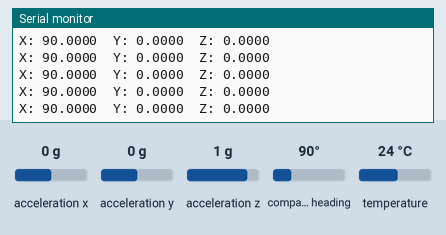
Simulated run of this sketch. Board: Arduino Uno, built with avr-gcc and run on an emulated ATmega328P. Shown: the last lines printed to the serial monitor. Inputs (shaded band) come from the test bench; at power-on: acceleration x 0 g, acceleration y 0 g, acceleration z 1 g, compass heading 90°, temperature 24 °C.

Above: at 2.2 s.
2.3 s: acceleration x set to -1.4 g
At 2.46 s:
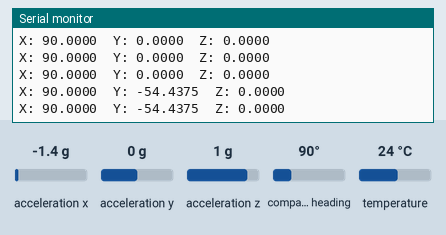
3.8 s: acceleration y set to -1.4 g
At 3.81 s:
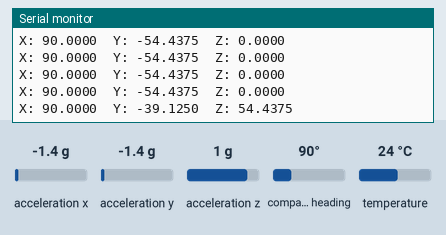
5.3 s: acceleration z set to -1.4 g
At 5.36 s:
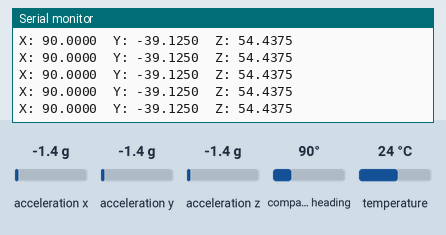
6.8 s: compass heading set to 7°
At 6.82 s:
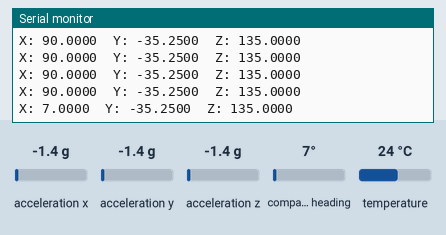
8.3 s: acceleration x set to 0.8 g
At 8.37 s:
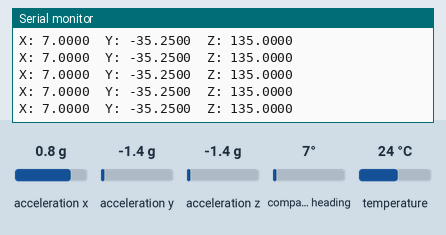
11.3 s: acceleration y set to 0 g
At 11.39 s:
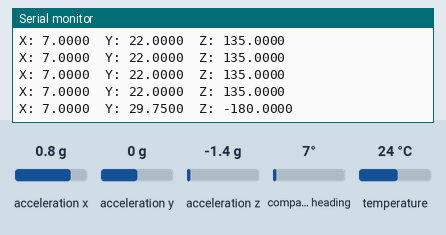
Timing chart, 0 to 14.3 s (numbered marks = the images above; inputs shaded):
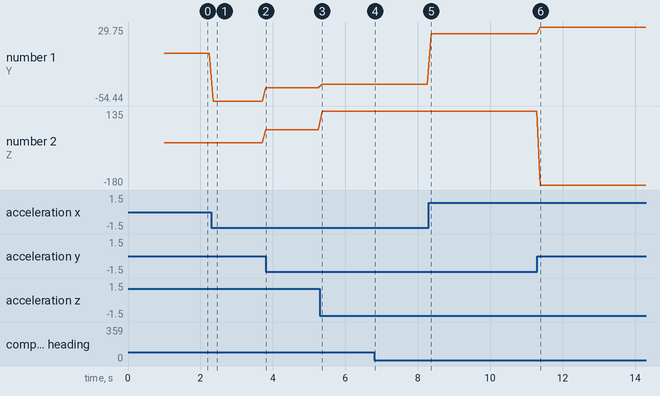

The sketch:

imu.ino
```cpp
#include <Wire.h>
#include <Adafruit_Sensor.h>
#include <Adafruit_BNO055.h>
#include <utility/imumaths.h>

Adafruit_BNO055 bno = Adafruit_BNO055(55);

void setup(void)
{
  Serial.begin(9600);
  Serial.println("Orientation Sensor Test"); Serial.println("");

  /* Initialise the sensor */
  if(!bno.begin())
  {
    /* There was a problem detecting the BNO055 ... check your connections */
    Serial.print("Ooops, no BNO055 detected ... Check your wiring or I2C ADDR!");
    while(1);
  }

  delay(1000);

  bno.setExtCrystalUse(true);
}

void loop(void)
{
  /* Get a new sensor event */
  sensors_event_t event;
  bno.getEvent(&event);

  /* Display the floating point data */
  Serial.print("X: ");
  Serial.print(event.orientation.x, 4);
  Serial.print("\tY: ");
  Serial.print(event.orientation.y, 4);
  Serial.print("\tZ: ");
  Serial.print(event.orientation.z, 4);
  Serial.println("");

  /* Display the current temperature */
int8_t temp = bno.getTemp();

//Serial.print("Current Temperature: ");
//Serial.print(temp);
//Serial.println(" C");
//Serial.println("");

  delay(100);
}
```

Measured:
- after the input at 2.3 s, the serial monitor: prints a new line after 0.05 s (image 1)
- after the input at 3.8 s, the serial monitor: prints a new line at once (image 2)
- after the input at 6.8 s, the serial monitor: prints a new line at once (image 4)
- after the input at 11.3 s, the serial monitor: prints a new line after 0.08 s (image 6)
- plotted number 1: 0 → -54.44 after the input at 2.3 s, -54.44 → -39.12 after the input at 3.8 s, -39.12 → -35.25 after the input at 5.3 s, -35.25 → 22 after the input at 8.3 s, 22 → 29.75 after the input at 11.3 s
- plotted number 2: 0 → 54.44 after the input at 3.8 s, 54.44 → 135 after the input at 5.3 s, 135 → -180 after the input at 11.3 s
